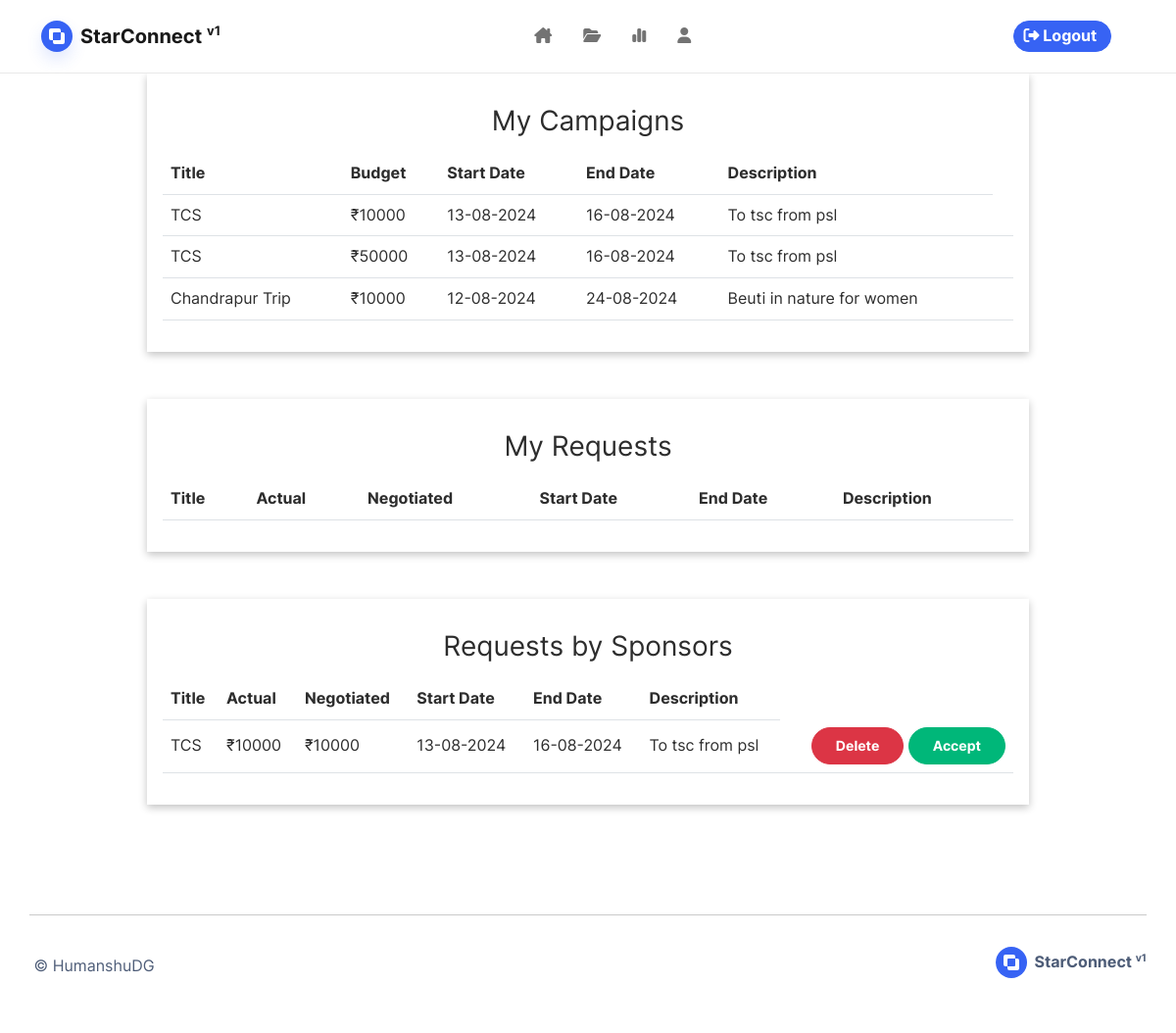
Page /my-campaigns (signed in) on the committed database.
### base/models.py (models this page shows, shortened)
class Contract(db.Model):
    id = db.Column(db.Integer, primary_key=True, autoincrement=True)
    campaign_id = db.Column(db.Integer, db.ForeignKey('campaign.id'))
    sponsor_id = db.Column(db.Integer, db.ForeignKey('sponsor.id'))
    influencer_id = db.Column(db.Integer, db.ForeignKey('influencer.id'))
    budget = db.Column(db.Integer)
    reach = db.Column(db.Integer)
    is_deleted = db.Column(db.Boolean, default=False)
    created_at = db.Column(db.DateTime, nullable=False, default=datetime.now())
    deleted_at = db.Column(db.DateTime, nullable=False, default=datetime.now())

class Campaign(db.Model):
    id = db.Column(db.Integer, primary_key=True, autoincrement=True)
    sponsor_id = db.Column(db.Integer, db.ForeignKey('sponsor.id'))
    title = db.Column(db.String(150), nullable=False)
    description = db.Column(db.Text(), nullable=False)
    budget = db.Column(db.Integer, nullable=False)
    target_audience = db.Column(db.String(20))
    category = db.Column(db.String(20))
    start_date = db.Column(db.Date(), nullable=False)
    end_date = db.Column(db.Date(), nullable=False)
    image_file = db.Column(db.String(50), nullable=False, default='default.jpg')
    is_disabled = db.Column(db.Boolean, default=True)
    is_deleted = db.Column(db.Boolean, default=False)
    is_flagged = db.Column(db.Boolean, default=False)
    date_posted = db.Column(db.DateTime, nullable=False, default=datetime.now())
    influencer_requests = db.relationship('CampaignRequest', backref='influencer_requests', uselist=True)
    influencer_contracts = db.relationship('Contract', backref='influencer_contracts', uselist=True)

class CampaignRequest(db.Model):
    __tablename__ = 'campaign_request'
    id = db.Column(db.Integer, primary_key=True, autoincrement=True)
    campaign_id = db.Column(db.Integer, db.ForeignKey('campaign.id'), nullable=False)
    sponsor_id = db.Column(db.Integer, db.ForeignKey('sponsor.id'), nullable=False)
    influencer_id = db.Column(db.Integer, db.ForeignKey('influencer.id'), nullable=False)
    budget = db.Column(db.Integer, nullable=False)
    created_at = db.Column(db.DateTime, nullable=False, default=datetime.now)
    by_influencer = db.Column(db.Boolean, default=True)

### base/routes.py (the view)
@login_required
@role_required(Role.INFLUENCER.value)
@app.route("/my-campaigns")
def my_contracts():
    contracts = (
        Contract.query
            .filter_by(
                influencer_id = current_user.influencer.id
                )
            .join(Campaign, Campaign.id==Contract.campaign_id)
            .add_columns(Campaign.description,
                         Campaign.start_date,
                         Campaign.end_date,
                         Campaign.title,
                         Contract.budget)
            .all())
    reqs = (
        CampaignRequest.query
            .filter_by(
                influencer_id = current_user.influencer.id
                )
            .join(Campaign, Campaign.id==CampaignRequest.campaign_id)
            .add_columns(Campaign.description,
                         Campaign.start_date,
                         Campaign.end_date,
                         Campaign.title,
                         CampaignRequest.influencer_id,
                         CampaignRequest.campaign_id,
                         Campaign.budget)
            .all())
    return render_template('my-contracts.html', contracts=contracts, reqs=reqs)

### base/models.py (called while the page is built)
@login_manager.user_loader
def load_user(user_id):
    return User.query.get(int(user_id))

### base/templates/my-contracts.html (shortened to what this page needs)
{% extends 'base.html' %} {% block title %} My Compaigns {% endblock %} {% block
blog %}
<div
    class="mb-5 mx-auto p-3 w-75"
    style="box-shadow: rgba(0, 0, 0, 0.24) 0px 3px 8px"
>
    <h3 class="my-3">My Campaigns</h3>
    <table class="table table-hover w-100 text-center">
        <tr class="col-md-12">
            <th>Title</th>
            <th>Budget</th>
            <th>Start Date</th>
            <th>End Date</th>
            <th>Description</th>
        </tr>
        {% for contract in contracts %}
        <tr class="col-md-12">
            <td>{{contract.title}}</td>
            <td>₹{{contract.budget}}</td>
            <td>{{contract.start_date.strftime('%d-%m-%Y')}}</td>
            <td>{{contract.end_date.strftime('%d-%m-%Y')}}</td>
            <td style="max-width: 600px">{{contract.description}}</td>
            <td></td>
        </tr>
        {% endfor %}
    </table>
</div>
<div
    class="mb-5 mx-auto p-3 w-75"
    style="box-shadow: rgba(0, 0, 0, 0.24) 0px 3px 8px"
>
    <h3 class="my-3">My Requests</h3>
    <table class="table table-hover w-100 text-center">
        <tr class="col-md-12">
            <th>Title</th>
            <th>Actual</th>
            <th>Negotiated</th>
            <th>Start Date</th>
            <th>End Date</th>
            <th>Description</th>
        </tr>
    </table>
</div>
<div
    class="mb-5 mx-auto p-3 w-75"
    style="box-shadow: rgba(0, 0, 0, 0.24) 0px 3px 8px"
>
    <h3 class="my-3">Requests by Sponsors</h3>
    <table class="table table-hover w-100 text-center">
        <tr class="col-md-12">
            <th>Title</th>
            <th>Actual</th>
            <th>Negotiated</th>
            <th>Start Date</th>
            <th>End Date</th>
            <th>Description</th>
        </tr>
        {% for contract in reqs %} {% if not contract[0].by_influencer %}
        <tr class="col-md-12">
            <td>{{contract.title}}</td>
            <td>₹{{contract.budget}}</td>
            <td>₹{{contract[0].budget}}</td>
            <td>{{contract.start_date.strftime('%d-%m-%Y')}}</td>
            <td>{{contract.end_date.strftime('%d-%m-%Y')}}</td>
            <td style="max-width: 600px">{{contract.description}}</td>
            <td class="" style="text-align: right !important">
                <a
                    href="{{ url_for('delete_request', campaign_id=contract.campaign_id, influencer_id=contract.influencer_id ) }}"
                >
                    <button class="btn btn-sm btn-danger">Delete</button>
                </a>
                <a
                    href="{{ url_for('make_contract', campaign_id=contract.campaign_id, campaign_request_id=current_user.influencer.id) }}"
                >
                    <button class="btn btn-sm btn-success">Accept</button>
                </a>
            </td>
        </tr>
        {% endif %} {% endfor %}
    </table>
</div>
{% endblock %}

### base/templates/my-contracts.html (style rules this page uses)
td, th { vertical-align: middle; text-align: left; }

### rows in the picture
Contract: title "TCS", budget "10000", start_date "13-08-2024", end_date "16-08-2024", description "To tsc from psl"
Contract: title "TCS", budget "50000", start_date "13-08-2024", end_date "16-08-2024", description "To tsc from psl"
Contract: title "Chandrapur Trip", budget "10000", start_date "12-08-2024", end_date "24-08-2024", description "Beuti in nature for women"
CampaignRequest: title "TCS", budget "10000", start_date "13-08-2024", end_date "16-08-2024", description "To tsc from psl"
